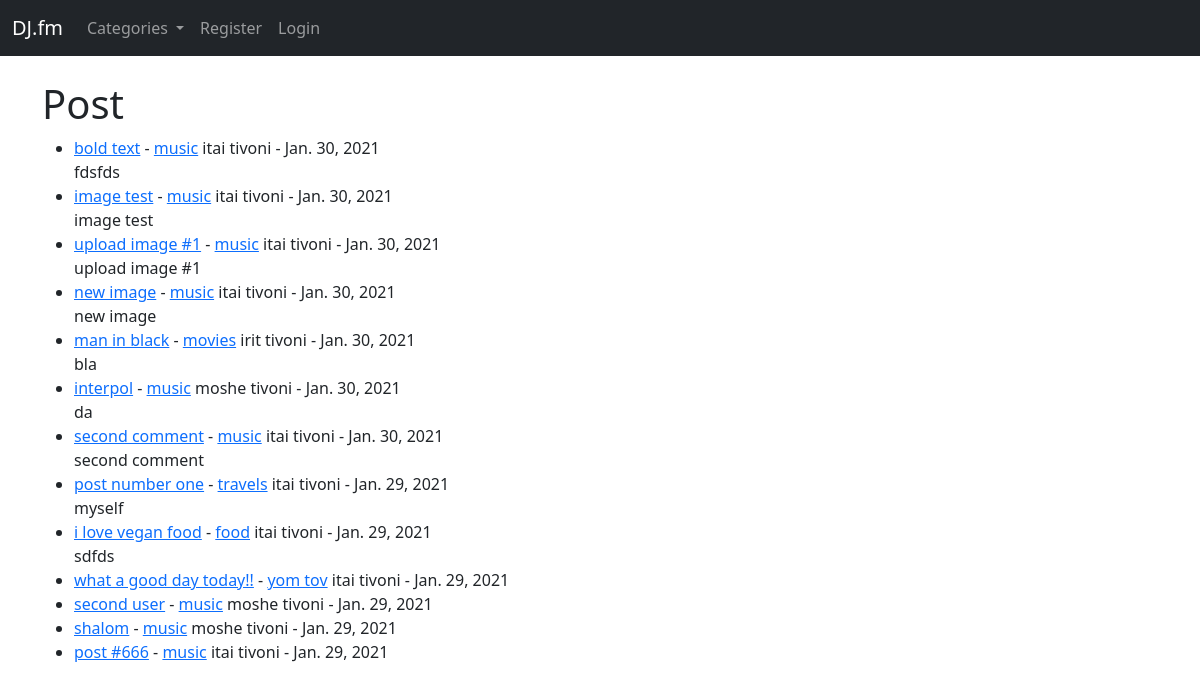
The page / on the database its author committed.
### musicblog/models.py (models this page shows, shortened)
class Post(models.Model):
    title = models.CharField(max_length=255)
    header_image = models.ImageField(null=True, blank=True, upload_to="images/")
    title_tag = models.CharField(max_length=255)
    author = models.ForeignKey(User, on_delete=models.CASCADE)
    body = RichTextField(blank=True, null=True)
    post_date = models.DateField(auto_now_add=True)
    categories = models.CharField(max_length=255, default='music')
    snippet = models.CharField(max_length=255)
    likes = models.ManyToManyField(User, related_name='music_blog')

### musicblog/views.py (the view)
# urls.py: path('', HomeView.as_view(), name="home"),
class HomeView(ListView):
    model = Post
    template_name = 'home.html'
    ordering = ['-post_date']
    def get_context_data(self, *args, **kwargs):
        cat_menu = Category.objects.all()
        context = super(HomeView, self).get_context_data(*args, **kwargs)
        context["cat_menu"] = cat_menu
        return context

### musicblog/models.py (called while the page is built)
    def __str__(self):
        return self.name

### musicblog/templates/home.html (shortened to what this page needs)
{% extends 'base.html' %}
{% block content %}
<h1>Post</h1>
<ul>
{% for post in object_list %}
    <li><a href="{% url 'article-detail' post.pk %}" >
        {{ post.title }}</a> -
        <a href="{% url 'categories' post.categories|slugify %}" >{{ post.categories }}</a>
        {{ post.author.first_name }}
        {{ post.author.last_name }} -
        {{ post.post_date }}
        <br/>
        {{ post.snippet }}</li>
{% endfor %}
</ul>
{% endblock %}

### rows shown on the page
Post: title "bold text", categories "music", author.first_name "itai", author.last_name "tivoni", post_date "Jan. 30, 2021", snippet "fdsfds"
Post: title "image test", categories "music", author.first_name "itai", author.last_name "tivoni", post_date "Jan. 30, 2021", snippet "image test"
Post: title "upload image #1", categories "music", author.first_name "itai", author.last_name "tivoni", post_date "Jan. 30, 2021", snippet "upload image #1"
Post: title "new image", categories "music", author.first_name "itai", author.last_name "tivoni", post_date "Jan. 30, 2021", snippet "new image"
Post: title "man in black", categories "movies", author.first_name "irit", author.last_name "tivoni", post_date "Jan. 30, 2021", snippet "bla"
Post: title "interpol", categories "music", author.first_name "moshe", author.last_name "tivoni", post_date "Jan. 30, 2021", snippet "da"
Post: title "second comment", categories "music", author.first_name "itai", author.last_name "tivoni", post_date "Jan. 30, 2021", snippet "second comment"
Post: title "post number one", categories "travels", author.first_name "itai", author.last_name "tivoni", post_date "Jan. 29, 2021", snippet "myself"
Post: title "i love vegan food", categories "food", author.first_name "itai", author.last_name "tivoni", post_date "Jan. 29, 2021", snippet "sdfds"
Post: title "what a good day today!!", categories "yom tov", author.first_name "itai", author.last_name "tivoni", post_date "Jan. 29, 2021"
Post: title "second user", categories "music", author.first_name "moshe", author.last_name "tivoni", post_date "Jan. 29, 2021"
Post: title "shalom", categories "music", author.first_name "moshe", author.last_name "tivoni", post_date "Jan. 29, 2021"
Post: title "post #666", categories "music", author.first_name "itai", author.last_name "tivoni", post_date "Jan. 29, 2021"
